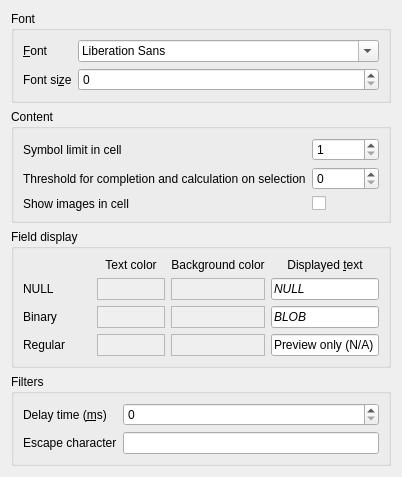
     <widget class="QWidget" name="tab_5">
      <attribute name="title">
       <string>Data &amp;Browser</string>
      </attribute>
      <layout class="QGridLayout" name="gridLayout_2">
       <item row="0" column="0" rowspan="2" colspan="2">
        <layout class="QVBoxLayout" name="verticalLayout_5">
         <item>
          <widget class="QGroupBox" name="groupBox_3">
           <property name="title">
            <string>Font</string>
           </property>
           <layout class="QFormLayout" name="formLayout_4">
            <item row="0" column="0">
             <widget class="QLabel" name="label_11">
              <property name="text">
               <string>&amp;Font</string>
              </property>
              <property name="buddy">
               <cstring>comboDataBrowserFont</cstring>
              </property>
             </widget>
            </item>
            <item row="0" column="1">
             <widget class="QFontComboBox" name="comboDataBrowserFont"/>
            </item>
            <item row="1" column="0">
             <widget class="QLabel" name="label_17">
              <property name="text">
               <string>Font si&amp;ze</string>
              </property>
              <property name="buddy">
               <cstring>spinDataBrowserFontSize</cstring>
              </property>
             </widget>
            </item>
            <item row="1" column="1">
             <widget class="QSpinBox" name="spinDataBrowserFontSize"/>
            </item>
           </layout>
          </widget>
         </item>
         <item>
          <widget class="QGroupBox" name="groupBox_5">
           <property name="title">
            <string>Content</string>
           </property>
           <layout class="QGridLayout" name="gridLayout_5">
            <item row="0" column="0">
             <widget class="QLabel" name="label_symbol_limit">
              <property name="text">
               <string>Symbol limit in cell</string>
              </property>
              <property name="buddy">
               <cstring>spinSymbolLimit</cstring>
              </property>
             </widget>
            </item>
            <item row="0" column="1">
             <widget class="QSpinBox" name="spinSymbolLimit">
              <property name="sizePolicy">
               <sizepolicy hsizetype="Expanding" vsizetype="Fixed">
                <horstretch>0</horstretch>
                <verstretch>0</verstretch>
               </sizepolicy>
              </property>
              <property name="minimum">
               <number>1</number>
              </property>
              <property name="maximum">
               <number>20000</number>
              </property>
             </widget>
            </item>
            <item row="1" column="1">
             <widget class="QSpinBox" name="spinCompleteThreshold">
              <property name="sizePolicy">
               <sizepolicy hsizetype="Expanding" vsizetype="Fixed">
                <horstretch>0</horstretch>
                <verstretch>0</verstretch>
               </sizepolicy>
              </property>
              <property name="toolTip">
               <string>This is the maximum number of items allowed for some computationally expensive functionalities to be enabled:
Maximum number of rows in a table for enabling the value completion based on current values in the column.
Maximum number of indexes in a selection for calculating sum and average.
Can be set to 0 for disabling the functionalities.</string>
              </property>
              <property name="whatsThis">
               <string>This is the maximum number of rows in a table for enabling the value completion based on current values in the column.
Can be set to 0 for disabling completion.</string>
              </property>
              <property name="minimum">
               <number>0</number>
              </property>
              <property name="maximum">
               <number>100000000</number>
              </property>
             </widget>
            </item>
            <item row="1" column="0">
             <widget class="QLabel" name="labelCompleteThreshold">
              <property name="text">
               <string>Threshold for completion and calculation on selection</string>
              </property>
              <property name="buddy">
               <cstring>spinCompleteThreshold</cstring>
              </property>
             </widget>
            </item>
            <item row="2" column="0">
             <widget class="QLabel" name="label_22">
              <property name="text">
               <string>Show images in cell</string>
              </property>
              <property name="buddy">
               <cstring>checkShowImagesInline</cstring>
              </property>
             </widget>
            </item>
            <item row="2" column="1">
             <widget class="QCheckBox" name="checkShowImagesInline">
              <property name="toolTip">
               <string>Enable this option to show a preview of BLOBs containing image data in the cells. This can affect the performance of the data browser, however.</string>
              </property>
             </widget>
            </item>
           </layout>
          </widget>
         </item>
         <item>
          <widget class="QGroupBox" name="groupBox_2">
           <property name="title">
            <string>Field display</string>
           </property>
           <layout class="QGridLayout" name="gridLayout_3">
            <item row="0" column="3">
             <widget class="QLabel" name="label_12">
              <property name="text">
               <string>Displayed &amp;text</string>
              </property>
              <property name="alignment">
               <set>Qt::AlignCenter</set>
              </property>
              <property name="buddy">
               <cstring>txtNull</cstring>
              </property>
             </widget>
            </item>
            <item row="3" column="0">
             <widget class="QLabel" name="lb_binary">
              <property name="text">
               <string>Binary</string>
              </property>
              <property name="alignment">
               <set>Qt::AlignLeading|Qt::AlignLeft|Qt::AlignVCenter</set>
              </property>
             </widget>
            </item>
            <item row="2" column="0">
             <widget class="QLabel" name="lb_null">
              <property name="text">
               <string>NULL</string>
              </property>
              <property name="alignment">
               <set>Qt::AlignLeading|Qt::AlignLeft|Qt::AlignVCenter</set>
              </property>
             </widget>
            </item>
            <item row="4" column="0">
             <widget class="QLabel" name="lb_regular">
              <property name="text">
               <string>Regular</string>
              </property>
              <property name="alignment">
               <set>Qt::AlignLeading|Qt::AlignLeft|Qt::AlignVCenter</set>
              </property>
             </widget>
            </item>
            <item row="4" column="1">
             <widget class="QFrame" name="fr_reg_fg">
              <property name="focusPolicy">
               <enum>Qt::StrongFocus</enum>
              </property>
              <property name="toolTip">
               <string>Click to set this color</string>
              </property>
              <property name="autoFillBackground">
               <bool>true</bool>
              </property>
              <property name="frameShape">
               <enum>QFrame::StyledPanel</enum>
              </property>
              <property name="frameShadow">
               <enum>QFrame::Raised</enum>
              </property>
             </widget>
            </item>
            <item row="0" column="1">
             <widget class="QLabel" name="lb_text">
              <property name="text">
               <string>Text color</string>
              </property>
              <property name="alignment">
               <set>Qt::AlignCenter</set>
              </property>
             </widget>
            </item>
            <item row="2" column="1">
             <widget class="QFrame" name="fr_null_fg">
              <property name="focusPolicy">
               <enum>Qt::StrongFocus</enum>
              </property>
              <property name="toolTip">
               <string>Click to set this color</string>
              </property>
              <property name="autoFillBackground">
               <bool>true</bool>
              </property>
              <property name="frameShape">
               <enum>QFrame::StyledPanel</enum>
              </property>
              <property name="frameShadow">
               <enum>QFrame::Raised</enum>
              </property>
             </widget>
            </item>
            <item row="0" column="2">
             <widget class="QLabel" name="lb_background">
              <property name="text">
               <string>Background color</string>
              </property>
              <property name="alignment">
               <set>Qt::AlignCenter</set>
              </property>
             </widget>
            </item>
            <item row="3" column="1">
             <widget class="QFrame" name="fr_bin_fg">
              <property name="focusPolicy">
               <enum>Qt::StrongFocus</enum>
              </property>
              <property name="toolTip">
               <string>Click to set this color</string>
              </property>
              <property name="autoFillBackground">
               <bool>true</bool>
              </property>
              <property name="frameShape">
               <enum>QFrame::StyledPanel</enum>
              </property>
              <property name="frameShadow">
               <enum>QFrame::Raised</enum>
              </property>
             </widget>
            </item>
            <item row="2" column="2">
             <widget class="QFrame" name="fr_null_bg">
              <property name="focusPolicy">
               <enum>Qt::StrongFocus</enum>
              </property>
              <property name="toolTip">
               <string>Click to set this color</string>
              </property>
              <property name="autoFillBackground">
               <bool>true</bool>
              </property>
              <property name="frameShape">
               <enum>QFrame::StyledPanel</enum>
              </property>
              <property name="frameShadow">
               <enum>QFrame::Raised</enum>
              </property>
             </widget>
            </item>
            <item row="3" column="2">
             <widget class="QFrame" name="fr_bin_bg">
              <property name="focusPolicy">
               <enum>Qt::StrongFocus</enum>
              </property>
              <property name="toolTip">
               <string>Click to set this color</string>
              </property>
              <property name="autoFillBackground">
               <bool>true</bool>
              </property>
              <property name="frameShape">
               <enum>QFrame::StyledPanel</enum>
              </property>
              <property name="frameShadow">
               <enum>QFrame::Raised</enum>
              </property>
             </widget>
            </item>
            <item row="4" column="2">
             <widget class="QFrame" name="fr_reg_bg">
              <property name="focusPolicy">
               <enum>Qt::StrongFocus</enum>
              </property>
              <property name="toolTip">
               <string>Click to set this color</string>
              </property>
              <property name="autoFillBackground">
               <bool>true</bool>
              </property>
              <property name="frameShape">
               <enum>QFrame::StyledPanel</enum>
              </property>
              <property name="frameShadow">
               <enum>QFrame::Raised</enum>
              </property>
             </widget>
            </item>
            <item row="2" column="3">
             <widget class="QLineEdit" name="txtNull">
              <property name="sizePolicy">
               <sizepolicy hsizetype="Preferred" vsizetype="Fixed">
                <horstretch>0</horstretch>
                <verstretch>0</verstretch>
               </sizepolicy>
              </property>
              <property name="font">
               <font>
                <italic>true</italic>
               </font>
              </property>
              <property name="text">
               <string notr="true">NULL</string>
              </property>
             </widget>
            </item>
            <item row="4" column="3">
             <widget class="QLineEdit" name="txtRegular">
              <property name="sizePolicy">
               <sizepolicy hsizetype="Preferred" vsizetype="Fixed">
                <horstretch>0</horstretch>
                <verstretch>0</verstretch>
               </sizepolicy>
              </property>
              <property name="font">
               <font>
                <italic>false</italic>
               </font>
              </property>
              <property name="text">
               <string>Preview only (N/A)</string>
              </property>
              <property name="readOnly">
               <bool>true</bool>
              </property>
             </widget>
            </item>
            <item row="3" column="3">
             <widget class="QLineEdit" name="txtBlob">
              <property name="sizePolicy">
               <sizepolicy hsizetype="Preferred" vsizetype="Fixed">
                <horstretch>0</horstretch>
                <verstretch>0</verstretch>
               </sizepolicy>
              </property>
              <property name="font">
               <font>
                <italic>true</italic>
               </font>
              </property>
              <property name="text">
               <string notr="true">BLOB</string>
              </property>
              <property name="readOnly">
               <bool>false</bool>
              </property>
             </widget>
            </item>
           </layout>
          </widget>
         </item>
         <item>
          <widget class="QGroupBox" name="groupBox_4">
           <property name="title">
            <string>Filters</string>
           </property>
           <layout class="QFormLayout" name="gridLayout_4">
            <item row="1" column="1">
             <widget class="QLineEdit" name="editFilterEscape">
              <property name="maxLength">
               <number>1</number>
              </property>
             </widget>
            </item>
            <item row="1" column="0">
             <widget class="QLabel" name="label_18">
              <property name="text">
               <string>Escape character</string>
              </property>
              <property name="buddy">
               <cstring>editFilterEscape</cstring>
              </property>
             </widget>
            </item>
            <item row="0" column="0">
             <widget class="QLabel" name="label_19">
              <property name="text">
               <string>Delay time (&amp;ms)</string>
              </property>
              <property name="buddy">
               <cstring>spinFilterDelay</cstring>
              </property>
             </widget>
            </item>
            <item row="0" column="1">
             <widget class="QSpinBox" name="spinFilterDelay">
              <property name="toolTip">
               <string>Set the waiting time before a new filter value is applied. Can be set to 0 for disabling waiting.</string>
              </property>
              <property name="maximum">
               <number>5000</number>
              </property>
             </widget>
            </item>
           </layout>
          </widget>
         </item>
        </layout>
       </item>
      </layout>
     </widget>
